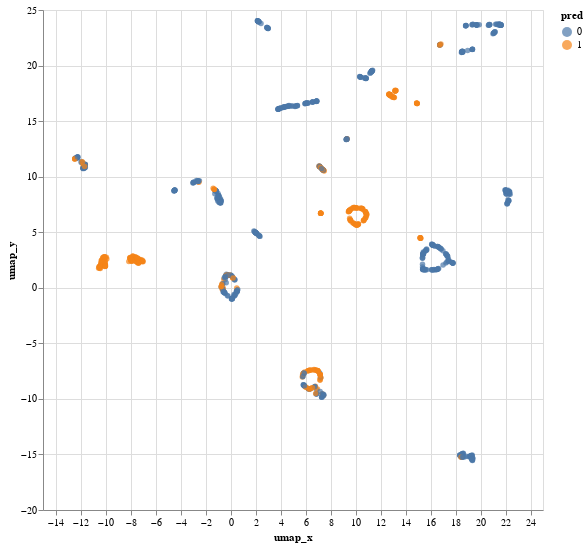

Vega-Lite specification for this chart:
### Vega specification from a JSON file in a GitHub repository (floating-point values rounded to 4 significant figures; data arrays with more than 128 entries replaced by an {"elided": "..."} marker saying what was removed)
{"$schema": "https://vega.github.io/schema/vega/v5.json", "background": "white", "padding": 5, "width": 500, "height": 500, "style": "cell", "data": [{"name": "selector004_store"}, {"name": "data-fe1ded0456861a3f3f42f221a7ea8980", "values": {"elided": "891 records"}}, {"name": "data_0", "source": "data-fe1ded0456861a3f3f42f221a7ea8980", "transform": [{"type": "filter", "expr": "isValid(datum[\"umap_x\"]) && isFinite(+datum[\"umap_x\"]) && isValid(datum[\"umap_y\"]) && isFinite(+datum[\"umap_y\"])"}]}], "signals": [{"name": "unit", "value": {}, "on": [{"events": "mousemove", "update": "isTuple(group()) ? group() : unit"}]}, {"name": "selector004", "update": "vlSelectionResolve(\"selector004_store\", \"union\")"}, {"name": "selector004_umap_x", "on": [{"events": {"signal": "selector004_translate_delta"}, "update": "panLinear(selector004_translate_anchor.extent_x, -selector004_translate_delta.x / width)"}, {"events": {"signal": "selector004_zoom_delta"}, "update": "zoomLinear(domain(\"x\"), selector004_zoom_anchor.x, selector004_zoom_delta)"}, {"events": [{"source": "scope", "type": "dblclick"}], "update": "null"}]}, {"name": "selector004_umap_y", "on": [{"events": {"signal": "selector004_translate_delta"}, "update": "panLinear(selector004_translate_anchor.extent_y, selector004_translate_delta.y / height)"}, {"events": {"signal": "selector004_zoom_delta"}, "update": "zoomLinear(domain(\"y\"), selector004_zoom_anchor.y, selector004_zoom_delta)"}, {"events": [{"source": "scope", "type": "dblclick"}], "update": "null"}]}, {"name": "selector004_tuple", "on": [{"events": [{"signal": "selector004_umap_x || selector004_umap_y"}], "update": "selector004_umap_x && selector004_umap_y ? {unit: \"\", fields: selector004_tuple_fields, values: [selector004_umap_x,selector004_umap_y]} : null"}]}, {"name": "selector004_tuple_fields", "value": [{"field": "umap_x", "channel": "x", "type": "R"}, {"field": "umap_y", "channel": "y", "type": "R"}]}, {"name": "selector004_translate_anchor", "value": {}, "on": [{"events": [{"source": "scope", "type": "mousedown"}], "update": "{x: x(unit), y: y(unit), extent_x: domain(\"x\"), extent_y: domain(\"y\")}"}]}, {"name": "selector004_translate_delta", "value": {}, "on": [{"events": [{"source": "window", "type": "mousemove", "consume": true, "between": [{"source": "scope", "type": "mousedown"}, {"source": "window", "type": "mouseup"}]}], "update": "{x: selector004_translate_anchor.x - x(unit), y: selector004_translate_anchor.y - y(unit)}"}]}, {"name": "selector004_zoom_anchor", "on": [{"events": [{"source": "scope", "type": "wheel", "consume": true}], "update": "{x: invert(\"x\", x(unit)), y: invert(\"y\", y(unit))}"}]}, {"name": "selector004_zoom_delta", "on": [{"events": [{"source": "scope", "type": "wheel", "consume": true}], "force": true, "update": "pow(1.001, event.deltaY * pow(16, event.deltaMode))"}]}, {"name": "selector004_modify", "on": [{"events": {"signal": "selector004_tuple"}, "update": "modify(\"selector004_store\", selector004_tuple, true)"}]}], "marks": [{"name": "marks", "type": "symbol", "clip": true, "style": ["circle"], "interactive": true, "from": {"data": "data_0"}, "encode": {"update": {"opacity": {"value": 0.7}, "fill": {"scale": "color", "field": "pred"}, "tooltip": {"signal": "{\"index\": format(datum[\"index\"], \"\"), \"PassengerId\": format(datum[\"PassengerId\"], \"\"), \"Survived\": format(datum[\"Survived\"], \"\"), \"Pclass\": format(datum[\"Pclass\"], \"\"), \"Name\": ''+datum[\"Name\"], \"Sex\": ''+datum[\"Sex\"], \"Age\": format(datum[\"Age\"], \"\"), \"SibSp\": format(datum[\"SibSp\"], \"\"), \"Parch\": format(datum[\"Parch\"], \"\"), \"Ticket\": ''+datum[\"Ticket\"], \"Fare\": format(datum[\"Fare\"], \"\"), \"Cabin\": ''+datum[\"Cabin\"], \"Embarked\": ''+datum[\"Embarked\"], \"umap_x\": format(datum[\"umap_x\"], \"\"), \"umap_y\": format(datum[\"umap_y\"], \"\"), \"target\": format(datum[\"target\"], \"\"), \"pred\": format(datum[\"pred\"], \"\")}"}, "x": {"scale": "x", "field": "umap_x"}, "y": {"scale": "y", "field": "umap_y"}, "shape": {"value": "circle"}}}}], "scales": [{"name": "x", "type": "linear", "domain": {"data": "data_0", "field": "umap_x"}, "domainRaw": {"signal": "selector004[\"umap_x\"]"}, "range": [0, {"signal": "width"}], "nice": true, "zero": true}, {"name": "y", "type": "linear", "domain": {"data": "data_0", "field": "umap_y"}, "domainRaw": {"signal": "selector004[\"umap_y\"]"}, "range": [{"signal": "height"}, 0], "nice": true, "zero": true}, {"name": "color", "type": "ordinal", "domain": {"data": "data_0", "field": "pred", "sort": true}, "range": "category"}], "axes": [{"scale": "x", "orient": "bottom", "gridScale": "y", "grid": true, "tickCount": {"signal": "ceil(width/40)"}, "domain": false, "labels": false, "maxExtent": 0, "minExtent": 0, "ticks": false, "zindex": 0}, {"scale": "y", "orient": "left", "gridScale": "x", "grid": true, "tickCount": {"signal": "ceil(height/40)"}, "domain": false, "labels": false, "maxExtent": 0, "minExtent": 0, "ticks": false, "zindex": 0}, {"scale": "x", "orient": "bottom", "grid": false, "title": "umap_x", "labelFlush": true, "labelOverlap": true, "tickCount": {"signal": "ceil(width/40)"}, "zindex": 0}, {"scale": "y", "orient": "left", "grid": false, "title": "umap_y", "labelOverlap": true, "tickCount": {"signal": "ceil(height/40)"}, "zindex": 0}], "legends": [{"fill": "color", "symbolType": "circle", "title": "pred", "encode": {"symbols": {"update": {"opacity": {"value": 0.7}}}}}]}
